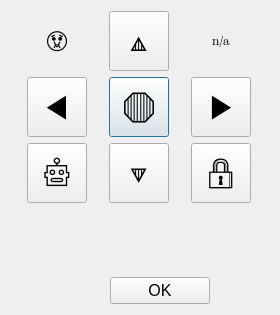
<?xml version="1.0" encoding="UTF-8"?>
<ui version="4.0">
 <class>Dialog</class>
 <widget class="QDialog" name="Dialog">
  <property name="geometry">
   <rect>
    <x>0</x>
    <y>0</y>
    <width>280</width>
    <height>315</height>
   </rect>
  </property>
  <property name="sizePolicy">
   <sizepolicy hsizetype="Preferred" vsizetype="Preferred">
    <horstretch>0</horstretch>
    <verstretch>0</verstretch>
   </sizepolicy>
  </property>
  <property name="minimumSize">
   <size>
    <width>280</width>
    <height>315</height>
   </size>
  </property>
  <property name="maximumSize">
   <size>
    <width>280</width>
    <height>315</height>
   </size>
  </property>
  <property name="font">
   <font>
    <family>Segoe UI Emoji</family>
   </font>
  </property>
  <property name="windowTitle">
   <string>🕹</string>
  </property>
  <layout class="QVBoxLayout" name="verticalLayout">
   <item>
    <layout class="QGridLayout" name="gridLayout">
     <item row="1" column="1">
      <widget class="QPushButton" name="joystickStop">
       <property name="minimumSize">
        <size>
         <width>60</width>
         <height>60</height>
        </size>
       </property>
       <property name="maximumSize">
        <size>
         <width>60</width>
         <height>60</height>
        </size>
       </property>
       <property name="font">
        <font>
         <family>Segoe UI Emoji</family>
         <pointsize>25</pointsize>
         <italic>false</italic>
        </font>
       </property>
       <property name="text">
        <string>🛑</string>
       </property>
       <property name="shortcut">
        <string>Space</string>
       </property>
      </widget>
     </item>
     <item row="2" column="1">
      <widget class="QPushButton" name="joystickDown">
       <property name="minimumSize">
        <size>
         <width>60</width>
         <height>60</height>
        </size>
       </property>
       <property name="maximumSize">
        <size>
         <width>60</width>
         <height>60</height>
        </size>
       </property>
       <property name="font">
        <font>
         <family>Segoe UI Emoji</family>
         <pointsize>25</pointsize>
         <weight>50</weight>
         <italic>false</italic>
         <bold>false</bold>
         <underline>false</underline>
        </font>
       </property>
       <property name="text">
        <string>🔽</string>
       </property>
       <property name="shortcut">
        <string>Down</string>
       </property>
      </widget>
     </item>
     <item row="1" column="0">
      <widget class="QPushButton" name="joystickLeft">
       <property name="minimumSize">
        <size>
         <width>60</width>
         <height>60</height>
        </size>
       </property>
       <property name="maximumSize">
        <size>
         <width>60</width>
         <height>60</height>
        </size>
       </property>
       <property name="font">
        <font>
         <family>Segoe UI Emoji</family>
         <pointsize>25</pointsize>
        </font>
       </property>
       <property name="text">
        <string>◀</string>
       </property>
       <property name="shortcut">
        <string>Right</string>
       </property>
      </widget>
     </item>
     <item row="1" column="2">
      <widget class="QPushButton" name="joystickRight">
       <property name="minimumSize">
        <size>
         <width>60</width>
         <height>60</height>
        </size>
       </property>
       <property name="maximumSize">
        <size>
         <width>60</width>
         <height>60</height>
        </size>
       </property>
       <property name="font">
        <font>
         <family>Segoe UI Emoji</family>
         <pointsize>25</pointsize>
        </font>
       </property>
       <property name="text">
        <string>▶</string>
       </property>
       <property name="shortcut">
        <string>Left</string>
       </property>
      </widget>
     </item>
     <item row="0" column="1">
      <widget class="QPushButton" name="joystickUp">
       <property name="maximumSize">
        <size>
         <width>60</width>
         <height>60</height>
        </size>
       </property>
       <property name="font">
        <font>
         <family>Segoe UI Emoji</family>
         <pointsize>25</pointsize>
        </font>
       </property>
       <property name="text">
        <string>🔼</string>
       </property>
       <property name="iconSize">
        <size>
         <width>20</width>
         <height>20</height>
        </size>
       </property>
       <property name="shortcut">
        <string>Up</string>
       </property>
      </widget>
     </item>
     <item row="2" column="2">
      <widget class="QPushButton" name="joystickLock">
       <property name="minimumSize">
        <size>
         <width>60</width>
         <height>60</height>
        </size>
       </property>
       <property name="maximumSize">
        <size>
         <width>60</width>
         <height>60</height>
        </size>
       </property>
       <property name="font">
        <font>
         <family>Segoe UI Emoji</family>
         <pointsize>25</pointsize>
        </font>
       </property>
       <property name="text">
        <string>🔒</string>
       </property>
       <property name="shortcut">
        <string>Ctrl+Alt+L</string>
       </property>
      </widget>
     </item>
     <item row="0" column="0">
      <widget class="QLabel" name="lockState">
       <property name="minimumSize">
        <size>
         <width>60</width>
         <height>60</height>
        </size>
       </property>
       <property name="maximumSize">
        <size>
         <width>60</width>
         <height>60</height>
        </size>
       </property>
       <property name="font">
        <font>
         <family>Segoe UI Emoji</family>
         <pointsize>18</pointsize>
        </font>
       </property>
       <property name="toolTip">
        <string>Lock state</string>
       </property>
       <property name="text">
        <string>🤢</string>
       </property>
       <property name="alignment">
        <set>Qt::AlignCenter</set>
       </property>
      </widget>
     </item>
     <item row="2" column="0">
      <widget class="QPushButton" name="pwrSearch">
       <property name="minimumSize">
        <size>
         <width>60</width>
         <height>60</height>
        </size>
       </property>
       <property name="maximumSize">
        <size>
         <width>60</width>
         <height>60</height>
        </size>
       </property>
       <property name="font">
        <font>
         <family>Segoe UI Emoji</family>
         <pointsize>25</pointsize>
         <weight>50</weight>
         <italic>false</italic>
         <bold>false</bold>
         <underline>false</underline>
         <strikeout>false</strikeout>
        </font>
       </property>
       <property name="text">
        <string>🤖</string>
       </property>
       <property name="shortcut">
        <string>Ctrl+Alt+S</string>
       </property>
      </widget>
     </item>
     <item row="0" column="2">
      <widget class="QLabel" name="refHeight">
       <property name="minimumSize">
        <size>
         <width>60</width>
         <height>60</height>
        </size>
       </property>
       <property name="maximumSize">
        <size>
         <width>60</width>
         <height>60</height>
        </size>
       </property>
       <property name="font">
        <font>
         <family>Segoe UI Emoji</family>
         <pointsize>10</pointsize>
        </font>
       </property>
       <property name="toolTip">
        <string>Reflector height</string>
       </property>
       <property name="text">
        <string>n/a</string>
       </property>
       <property name="alignment">
        <set>Qt::AlignCenter</set>
       </property>
       <property name="wordWrap">
        <bool>false</bool>
       </property>
      </widget>
     </item>
    </layout>
   </item>
   <item>
    <spacer name="verticalSpacer_2">
     <property name="orientation">
      <enum>Qt::Vertical</enum>
     </property>
     <property name="sizeHint" stdset="0">
      <size>
       <width>20</width>
       <height>40</height>
      </size>
     </property>
    </spacer>
   </item>
   <item>
    <layout class="QHBoxLayout" name="horizontalLayout">
     <item>
      <spacer name="horizontalSpacer">
       <property name="orientation">
        <enum>Qt::Horizontal</enum>
       </property>
       <property name="sizeType">
        <enum>QSizePolicy::Minimum</enum>
       </property>
       <property name="sizeHint" stdset="0">
        <size>
         <width>40</width>
         <height>20</height>
        </size>
       </property>
      </spacer>
     </item>
     <item>
      <widget class="QPushButton" name="joystickOk">
       <property name="minimumSize">
        <size>
         <width>100</width>
         <height>0</height>
        </size>
       </property>
       <property name="maximumSize">
        <size>
         <width>100</width>
         <height>16777215</height>
        </size>
       </property>
       <property name="font">
        <font>
         <family>MS Shell Dlg 2</family>
         <pointsize>12</pointsize>
        </font>
       </property>
       <property name="text">
        <string>OK</string>
       </property>
       <property name="shortcut">
        <string/>
       </property>
       <property name="autoRepeat">
        <bool>true</bool>
       </property>
      </widget>
     </item>
    </layout>
   </item>
  </layout>
 </widget>
 <resources/>
 <connections/>
</ui>
